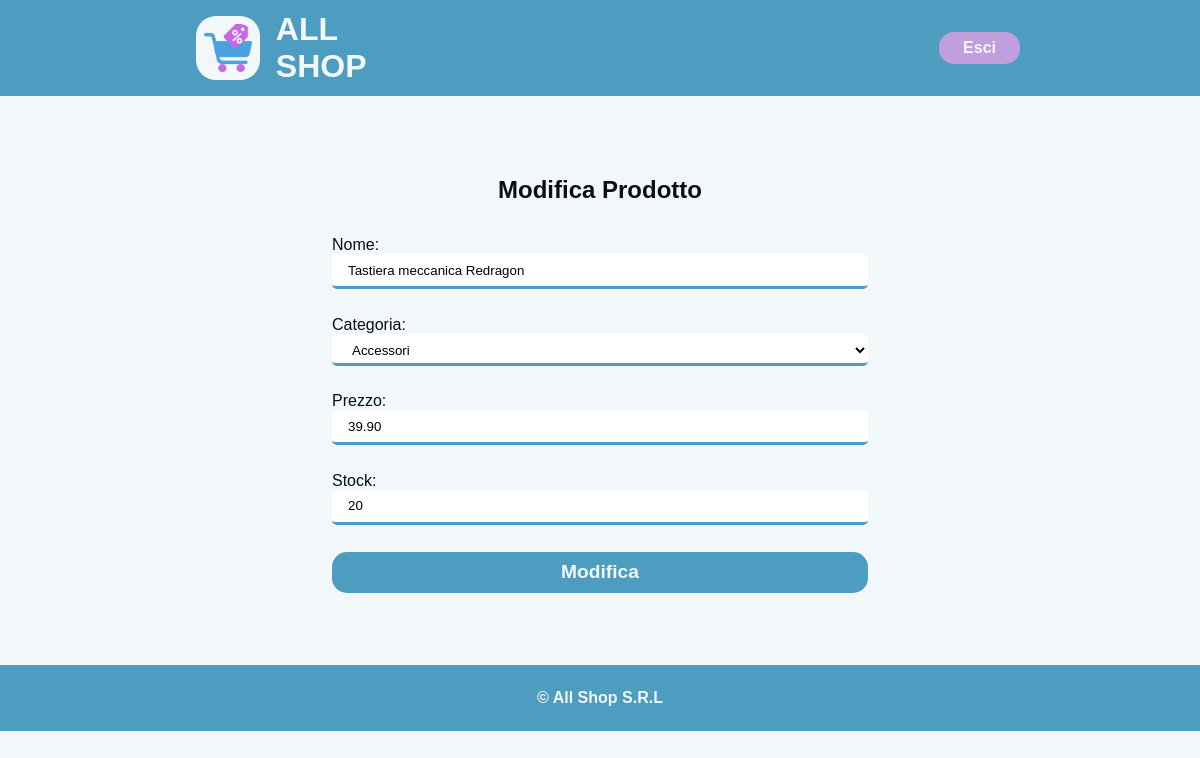
/edit_product.php?id=6 (signed in), run on the app's committed database.
### tables this page shows
CREATE Table prodotti(
    id INT PRIMARY KEY AUTO_INCREMENT,
    nome VARCHAR(100) NOT NULL,
    id_categoria INT NOT NULL,
    prezzo DECIMAL(10, 2) NOT NULL,
    stock INT NOT NULL,
    check(prezzo >= 0),
    check(stock >= 0),
    FOREIGN key(id_categoria) REFERENCES categorie(id)
);

CREATE TABLE categorie (
    id INT PRIMARY KEY AUTO_INCREMENT,
    nome VARCHAR(100) UNIQUE NOT NULL
);

### src/edit_product.php (the view, shortened to what this page needs)
<?php
$page_name = "Modifica Prodotto";
include 'includes/header.php';
require_once 'php/connection.php';
?>
<section class="section-centering">
    <h2 class="title-page"><?=$page_name?></h2>
    <?php
        $id = $_GET['id'];
        $sql = "SELECT p.nome, prezzo, stock, c.id as id_categoria, c.nome as categoria FROM prodotti p JOIN categorie c on p.id_categoria = c.id WHERE p.id = $id;";
        $result = $conn->query($sql);
        $row = $result->fetch_assoc();
    ?>
    <form class="form" action="" method="post">
        <label for="nome">Nome:</label>
        <input type="text" name="nome" required value="<?=$row['nome']?>">
        <label for="id_categoria">Categoria:</label>
        <select name="id_categoria" required>
            <option value="<?=$row['id_categoria']?>"><?=$row['categoria']?></option>
        </select>
        <label for="prezzo">Prezzo:</label>
        <input type="number" name="prezzo" min="0" step="0.01" required value="<?=$row['prezzo']?>">
        <label for="stock">Stock:</label>
        <input type="number" name="stock" min="0" required value="<?=$row['stock']?>">
        <input type="submit" value="Modifica">
    </form>
</section>
<?php
include 'includes/footer.php';
?>

### src/css/style.css (style rules this page uses)
*, *::after, *::before { margin: 0; padding: 0; box-sizing: border-box; }
:root { --text: #071115; --background: #f2f7fa; --primary: #4c9dc0; --secondary: #c19fdd; --accent: #cf75ce; font-family: Arial, Helvetica, sans-serif; color: var(--text); }
.title-page { text-align: center; padding-top: 5vh; }
body { background-color: var(--background); }
section { min-height: 70vh; padding: 5vh 5vw; }
.section-centering { display: flex; align-items: center; flex-direction: column; justify-content: center; padding: 5vh 8vw; }
.form { width: 50vw; display: flex; flex-direction: column; padding: 2em; }
.form input:not([type="submit"]), .form select { margin-bottom: 2em; border: 0; border-bottom: solid 3px var(--primary); border-radius: 5px; padding: 1rem; height: 2rem; }
.form select { appearance: base-select; background-color: white; padding-top: 0.5rem; padding-bottom: 0.5rem; }
.form input[type="submit"] { border: 0; background-color: var(--primary); border-radius: 15px; color: var(--background); font-weight: bold; cursor: pointer; font-size: 1.2rem; padding: 0.5em; }

### data on the page
prodotti: nome "Tastiera meccanica Redragon", id_categoria "Accessori", prezzo "39.90", stock "20"

### other printed values
$page_name "Modifica Prodotto"
